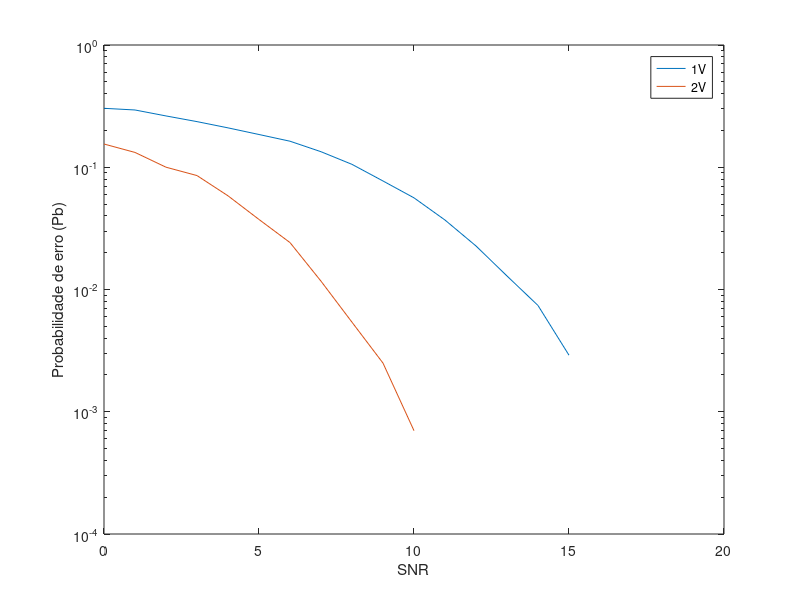
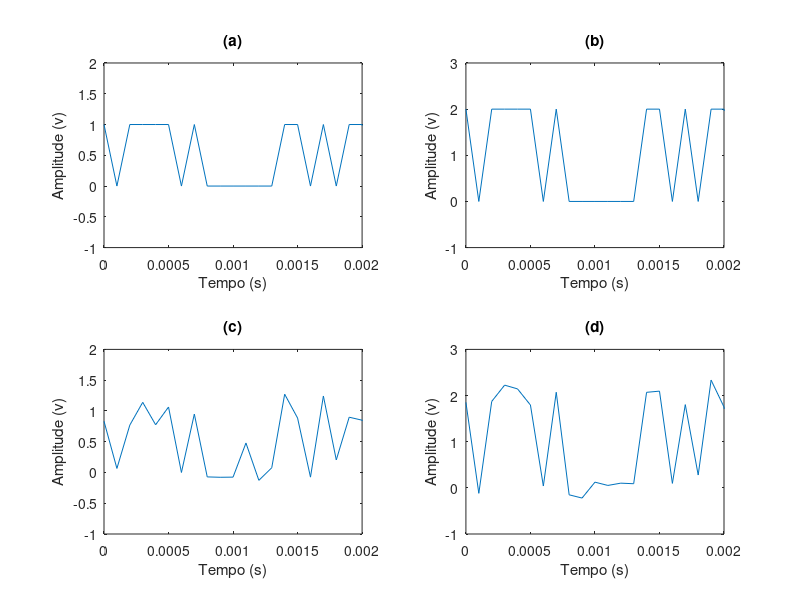
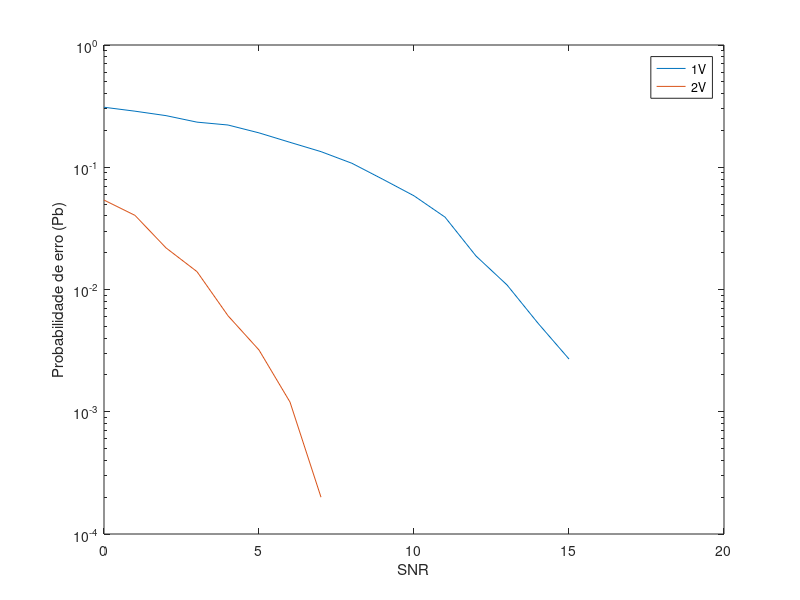
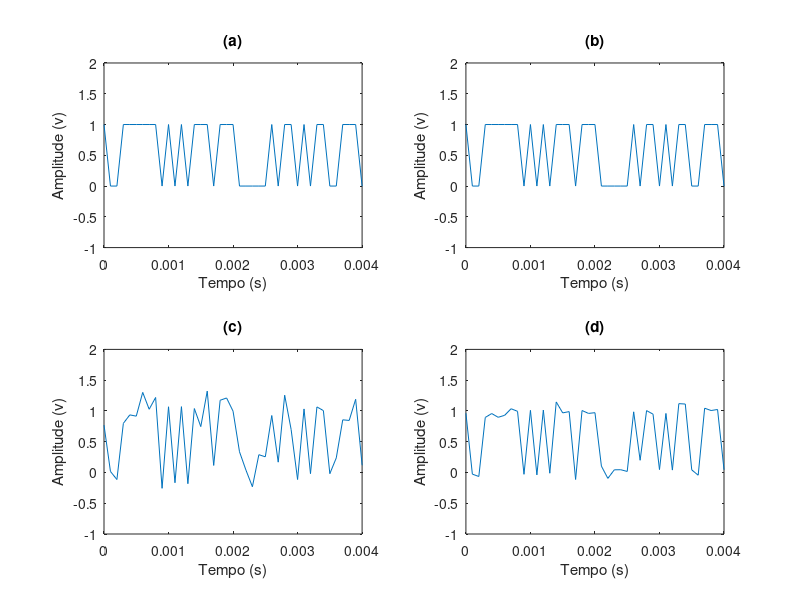

These charts were generated, in order, by the following MATLAB code:
% --- SISTEMAS DE COMUNICAÇÃO 1 ---
% Trabalho 4: Transmissão binária e análise de desempenho de erro
% DIA 24/04/2018
% Aluna: Jessica de Souza

% Questao 2 de 2: Fazer simulação de desempenho de erro para comparar, através 
% de um gráfico de Probabilidade de erro de bit (Pb) x SNR, os seguintes sistemas

%% Sistema 1
% Transmissão utilizando sinalização NRZ unipolar com amplitude de 1V e 2V,
% ambos sem a utilização de filtro casado;

clear all;
close all;
clc;

% Dados
N = 100;     % Fator de superamostragem
SNR_max=15;  % Razao Sinal-Ruido
Rb = 10000;
A1 = 1;
A2 = 2;
limiar1 = 0.5;
limiar2 = 1;
Fs = Rb;
t = [0:1/Fs:1-1/Fs];

% Gerando a informação
info= randint(1,Rb); 
info_nrz1 = info * A1; % Gerando os níveis do sinal;
info_nrz2 = info * A2; % Gerando os níveis do sinal;

% Criando o filtro que irá formatar a informação
filtro_nrz = ones(1,N);
info_up1 = upsample(info_nrz1,N);  % Superamostrando a informação em Nsamp
info_up2 = upsample(info_nrz2,N);  % Superamostrando a informação em Nsamp

% Filtrando o sinal
sinal_tx1=filter(filtro_nrz,1,info_up1);
sinal_tx2=filter(filtro_nrz,1,info_up2);

% Verificação de erro em função da SNR
for SNR = 0 : SNR_max
    % Adiciona ruido branco gaussiano no sinal com dada SNR
    sinal_rx1 = awgn(sinal_tx1,SNR);
    sinal_rx2 = awgn(sinal_tx2,SNR);
    
    % Amostra o sinal para cada pulso iniciar no centro de cada bit
    Z_T1 = sinal_rx1(N/2:N:end);
    Z_T2 = sinal_rx2(N/2:N:end);
    
    % Compara o sinal com limiar para transforma-lo em binario
    info_hat1 = (Z_T1 > limiar1);
    info_hat2 = (Z_T2 > limiar2);
    
    % Probabilidade de erro de bit do sinal Rx
    Pb1(SNR+1) = sum(xor(info_nrz1,info_hat1))/length(info_hat1);
    Pb2(SNR+1) = sum(xor(info_nrz2,info_hat2))/length(info_hat2);
end

% Plotando os resultados
figure, semilogy([0:SNR_max],Pb1);
hold on,
semilogy([0:SNR_max],Pb2);
xlabel('SNR');
ylabel('Probabilidade de erro (Pb)'); % Gráfico para verificar a função Q.
legend('1V','2V');
hold off;

figure,
subplot(221),
plot(t,info_nrz1);
axis([0 20/Fs -1 2]);
title('(a)');
xlabel('Tempo (s)');
ylabel('Amplitude (v)');
subplot(222);
plot(t,info_nrz2);
axis([0 20/Fs -1 3]);
title('(b)');
xlabel('Tempo (s)');
ylabel('Amplitude (v)');
subplot(223),
plot(t,Z_T1);
axis([0 20/Fs -1 2]);
title('(c)');
xlabel('Tempo (s)');
ylabel('Amplitude (v)');
subplot(224),
plot(t,Z_T2);
axis([0 20/Fs -1 3]);
title('(d)');
xlabel('Tempo (s)');
ylabel('Amplitude (v)');

%% Sistema 2
% Transmissão utilizando sinalização NRZ unipolar com amplitude de 1V, 
% com e sem filtro casado;

clear all;
close all;
clc;

% Dados
N = 10;      % Fator de superamostragem
SNR_max=15;  % Razao Sinal-Ruido
Rb = 10000;  
A = 1;
limiar = A/2;
Fs = Rb;
t = [0:1/Fs:1-1/Fs];


info= randint(1,Rb);               % Gerando a informação
info_nrz1 = info * A;              % Gerando os níveis do sinal;
filtro_nrz = ones(1,N);            % Criando o filtro que irá formatar a informação
info_up1 = upsample(info_nrz1,N);  % Superamostrando a informação em Nsamp

sinal_tx1=filter(filtro_nrz,1,info_up1); % Filtrando o sinal

filtro_rx = flip(filtro_nrz);            % Filtro do receptor

% Verificação de erro de bit em função da SNR
for SNR = 0 : SNR_max
    % Adiciona ruido branco gaussiano no sinal com dada SNR
    sinal_rx1 = awgn(sinal_tx1,SNR); 
    sinal_rx2 = filter(filtro_rx,1,sinal_rx1)/N;
    
    % Amostra o sinal para cada pulso iniciar no centro de cada bit
    Z_T1 = sinal_rx1(N/2:N:end);
    Z_T2 = sinal_rx2(N:N:end);
    
    % Compara o sinal com limiar para transforma-lo em binario
    info_hat1 = (Z_T1 > limiar); 
    info_hat2 = (Z_T2 > limiar);
    
    % Probabilidade de erro dos sinais Rx
    Pb1(SNR+1) = sum(xor(info_nrz1,info_hat1))/length(info_hat1); 
    Pb2(SNR+1) = sum(xor(info_nrz1,info_hat2))/length(info_hat2);
end

% Plotando os resultados
figure, semilogy([0:SNR_max],Pb1);
hold on,
semilogy([0:SNR_max],Pb2);
xlabel('SNR');
ylabel('Probabilidade de erro (Pb)'); % Gráfico para verificar a função Q.
legend('1V','2V');
hold off;

figure,
subplot(221),
plot(t,info_nrz1);
axis([0 40/Fs -1 2]);
title('(a)');
xlabel('Tempo (s)');
ylabel('Amplitude (v)');
subplot(222);
plot(t,info_nrz1);
axis([0 40/Fs -1 2]);
title('(b)');
xlabel('Tempo (s)');
ylabel('Amplitude (v)');
subplot(223),
plot(t,Z_T1);
axis([0 40/Fs -1 2]);
title('(c)');
xlabel('Tempo (s)');
ylabel('Amplitude (v)');
subplot(224),
plot(t,Z_T2);
axis([0 40/Fs -1 2]);
title('(d)');
xlabel('Tempo (s)');
ylabel('Amplitude (v)');

%% Sistema 3
% Transmissão utilizando sinalização NRZ unipolar e bipolar, ambos com a 
% utilização de filtro casado;

clear all;
close all;
clc;

% Dados
N = 1;       % Fator de superamostragem
SNR_max=15;  % Razao Sinal-Ruido
Rb = 100000;
A = 1;
limiar = A/2;
Fs = Rb;
t = [0:1/Fs:1-1/Fs];

% Gerando a informação
info= randint(1,Rb); 
info_nrz_uni = info * A;
info_nrz_bi = (info*2)-1;

% Criando o filtro que irá formatar a informação
filtro_nrz = ones(1,N);

% Superamostrando a informação em N
info_up_uni = upsample(info_nrz_uni,N);  
info_up_bi = upsample(info_nrz_bi,N);

% Filtrando o sinal
sinal_tx_uni=filter(filtro_nrz,1,info_up_uni);
sinal_tx_bi=filter(filtro_nrz,1,info_up_bi);

% Filtro do receptor
filtro_rx = filtro_nrz;


% Verificação de erro em função da SNR
for SNR = 0 : SNR_max
    % Adiciona ruido branco gaussiano no sinal com dada SNR
    sinal_rx_uni = awgn(sinal_tx_uni,SNR); 
    sinal_rx_bi = awgn(sinal_tx_bi,SNR);
    
    % Adiciona ruido branco gaussiano no sinal com dada SNR
    sinal_rx_uni_filt = filter(filtro_rx,1,sinal_rx_uni)/N;   
    sinal_rx_bi_filt = filter(filtro_rx,1,sinal_rx_bi)/N; 

    % Amostra o sinal para cada pulso iniciar no fim de cada bit
    Z_T_uni = sinal_rx_uni_filt(N:N:end);
    Z_T_bi = sinal_rx_bi_filt(N:N:end);
    
    % Compara o sinal com limiar para transforma-lo em binario
    info_hat_uni = (Z_T_uni > limiar); 
    info_hat_bi = (Z_T_bi > limiar);
    
    % Probabilidade de erro do sinal Rx
    Pb1(SNR+1) = sum(xor(info_nrz_uni,info_hat_uni))/length(info_hat_uni); 
    Pb2(SNR+1) = sum(xor(info_nrz_uni,info_hat_bi))/length(info_hat_bi);   
end

% Plotando os resultados
figure, semilogy([0:SNR_max],Pb1);
hold on,
semilogy([0:SNR_max],Pb2);
xlabel('SNR');
ylabel('Probabilidade de erro (Pb)'); % Gráfico para verificar a função Q.
legend('Sem filtro','Filtro casado');
hold off;

figure,
subplot(221),
plot(t,info_nrz_uni);
axis([0 20/Fs -1 2]);
title('(a)');
xlabel('Tempo (s)');
ylabel('Amplitude (v)');
subplot(222);
plot(t,info_nrz_bi);
axis([0 20/Fs -2 2]);
title('(b)');
xlabel('Tempo (s)');
ylabel('Amplitude (v)');
subplot(223),
plot(t,Z_T_uni);
axis([0 20/Fs -1 2]);
title('(c)');
xlabel('Tempo (s)');
ylabel('Amplitude (v)');
subplot(224),
plot(t,Z_T_bi);
axis([0 20/Fs -2 2]);
title('(d)');
xlabel('Tempo (s)');
ylabel('Amplitude (v)');

%% Sistema 4
% Plote as expressões teóricas de Pb das sinalizações Polar e Bipolar 
%(eq. 3.73 e 3.76) e compare-as com os resultados da simulação do item 3. 
%Observe que as simulações anteriores estão em função de SNR e as expressões em função de Eb/No!

clear all;
close all;
clc;

% Dados
N = 1;     % Fator de superamostragem
Eb_N0=15;  % Razao Sinal-Ruido
Rb = 100000;
A = 1;
limiar = A/2;
Fs = Rb;
t = [0:1/Fs:1-1/Fs];

% Gerando a informação
info= randint(1,Rb); 
info_nrz_uni = info * A;
info_nrz_bi = (info*2)-1;

% Criando o filtro que irá formatar a informação
filtro_nrz = ones(1,N);

% Superamostrando a informação em N
info_up_uni = upsample(info_nrz_uni,N);
info_up_bi = upsample(info_nrz_bi,N);

% Filtrando o sinal
sinal_tx_uni=filter(filtro_nrz,1,info_up_uni);
sinal_tx_bi=filter(filtro_nrz,1,info_up_bi);

% Filtro do receptor
filtro_rx = filtro_nrz;

% Verificação de erro em função da SNR
for EBN0 = 0 : Eb_N0
    % Adiciona ruido branco gaussiano no sinal com dada SNR
    sinal_rx_uni = awgn(sinal_tx_uni,10^(EBN0/10)); 
    sinal_rx_bi = awgn(sinal_tx_bi,10^(EBN0/10));
    
    %SNR
    sinal_rx_uni2 = awgn(sinal_tx_uni,EBN0); 
    sinal_rx_bi2 = awgn(sinal_tx_bi,EBN0);
    
    % Adiciona ruido branco gaussiano no sinal com dada Eb/N0
    sinal_rx_uni_filt = filter(filtro_rx,1,sinal_rx_uni)/N;   
    sinal_rx_bi_filt = filter(filtro_rx,1,sinal_rx_bi)/N; 
    
    %SNR
    sinal_rx_uni_filt2 = filter(filtro_rx,1,sinal_rx_uni2)/N;   
    sinal_rx_bi_filt2 = filter(filtro_rx,1,sinal_rx_bi2)/N;  

    % Amostra o sinal para cada pulso iniciar no fim de cada bit
    Z_T_uni = sinal_rx_uni_filt(N:N:end);
    Z_T_bi = sinal_rx_bi_filt(N:N:end);
    
    %SNR
    Z_T_uni2 = sinal_rx_uni_filt2(N:N:end);
    Z_T_bi2 = sinal_rx_bi_filt2(N:N:end); 
    
    % Compara o sinal com limiar para transforma-lo em binario
    info_hat_uni = (Z_T_uni > limiar); 
    info_hat_bi = (Z_T_bi > limiar);
 
    %SNR
    info_hat_uni2 = (Z_T_uni2 > limiar); 
    info_hat_bi2 = (Z_T_bi2 > limiar);   
    
    % Probabilidade de erro do sinal Rx
    Pb1(EBN0+1) = qfunc(sqrt(10^(EBN0/10))); %unipolar
    Pb2(EBN0+1) = qfunc(sqrt(2*10^(EBN0/10))); %bipolar
 
    %SNR (pratica)
    Pb12(EBN0+1) = sum(xor(info_nrz_uni,info_hat_uni2))/length(info_hat_uni2); 
    Pb22(EBN0+1) = sum(xor(info_nrz_uni,info_hat_bi2))/length(info_hat_bi2);   
    
end

% Plotando os resultados
figure,

subplot(121),semilogy([0:Eb_N0],Pb1);
hold on,
semilogy([0:Eb_N0],Pb2);
ylim([10^-3 10^0]);
xlim([0 10]);
xlabel('Eb/N0');
ylabel('Probabilidade de erro (Pb)'); % Gráfico para verificar a função Q.
legend('Eb/N0 unipolar','Eb/N0 bipolar');
hold off;
title('(a)');

subplot(122),semilogy([0:Eb_N0],Pb12);
hold on,
xlim([0 10]);
semilogy([0:Eb_N0],Pb22);
ylim([10^-3 10^0]);
xlabel('SNR');
ylabel('Probabilidade de erro de bit (Pb)'); % Gráfico para verificar a função Q.
legend('SNR unipolar', 'SNR bipolar');
title('(b)');
